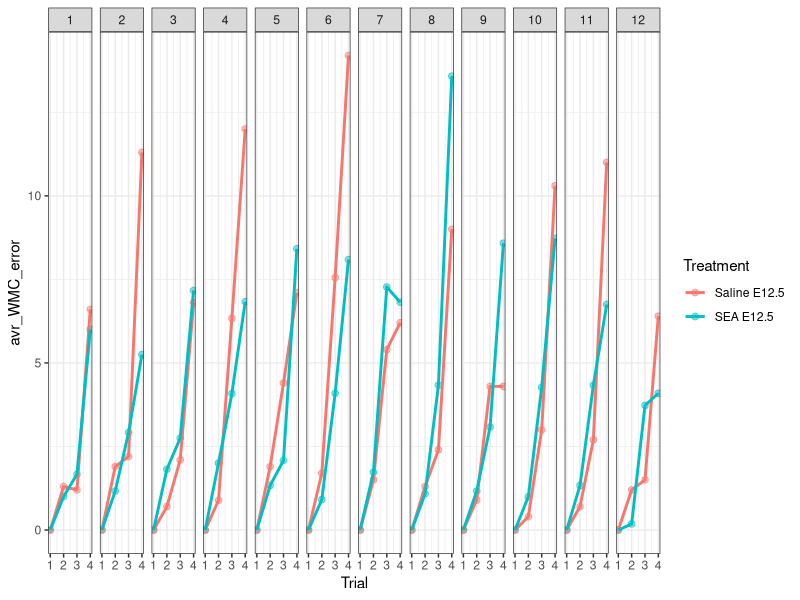

Write R code to recreate this figure.
## ---- chunk 1

library(dplyr)
library(ggplot2)
library(broom)

help(read.csv)



setwd("C:/Users/Nick/Documents/GitHub/wram_working_memory")

wram_raw <- read.csv("wram_wm_raw.csv", header = TRUE, sep = ",")

wram_raw <- tbl_df(wram_raw)

wram_cleaned <- na.omit(wram_raw)

wram_averages <- wram_cleaned %>%
  dplyr::group_by(Day, Treatment, Trial) %>%
  dplyr::mutate(avr_RM_error = mean(RM_error), avr_WMC_error = mean(WMC_error)) %>%
  distinct(avr_RM_error, avr_WMC_error)

wram_averages %>%
  ggplot(aes(x = Trial, y = avr_WMC_error, group = Treatment, colour = Treatment)) + geom_point(alpha = 0.5, size = 2) + geom_line(size = 1) + facet_grid(. ~ Day) + theme_bw()
  
